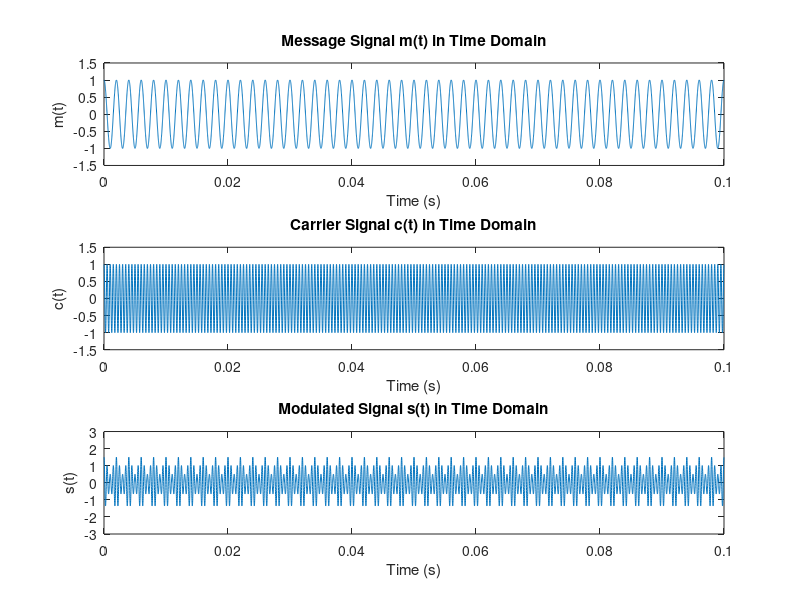
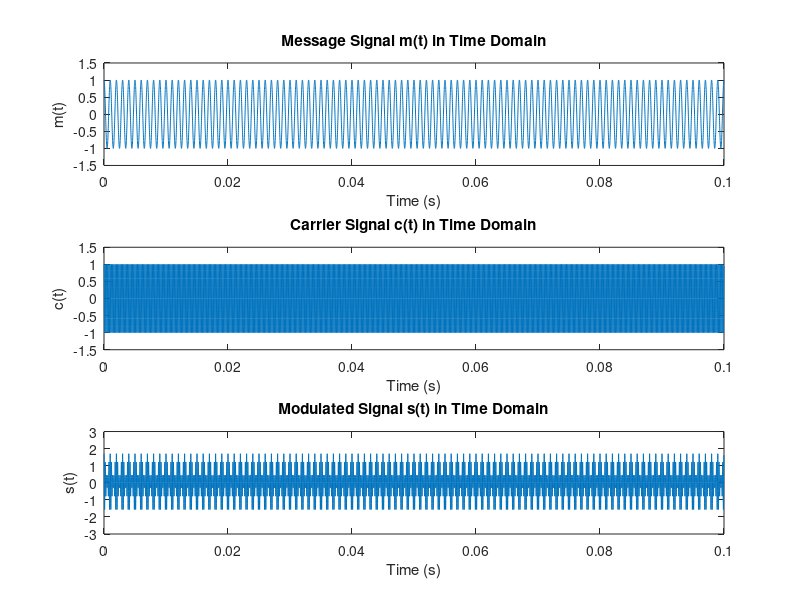
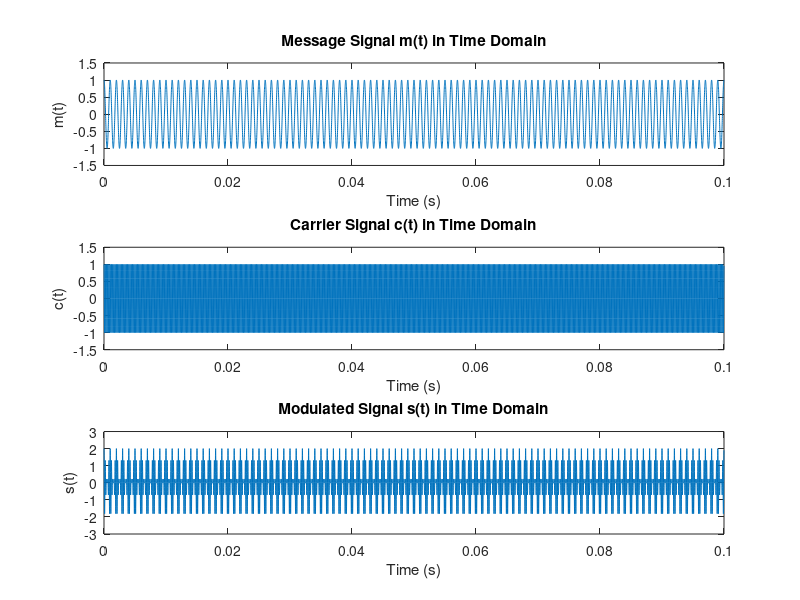
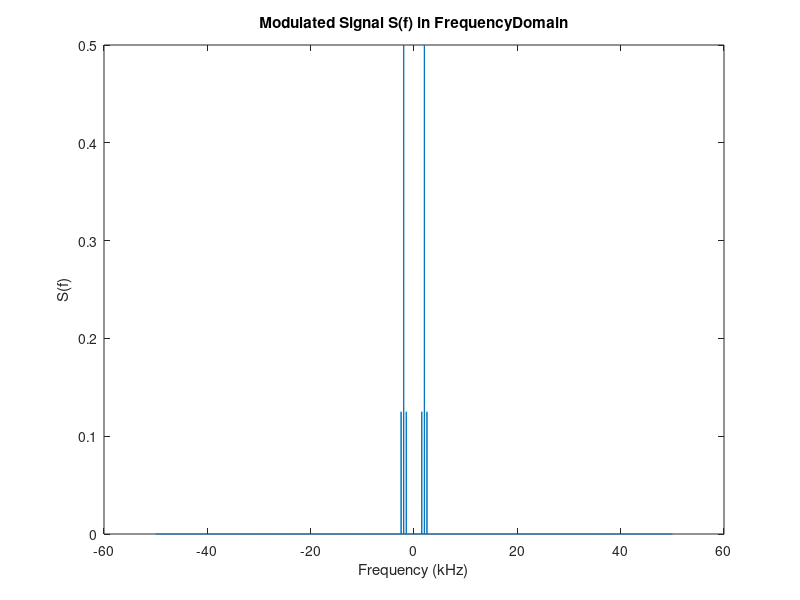

MATLAB code to generate these figures, in order:
% -------------------------------------------------------------------------
% E/18/075 ===== Dhanushka H K K
% EE357 - COMMUNICATION SYSTEMS
% AM Matlab Excercise
% AM GENERATION

%--------------------------------------------------------------------------
clear all
clc

%--------------------------------------------------------------------------
% Sampling Rate (fs in Hz) & Time Interval(dt in s)
fs = 100000;             % Sampling Frequency
dt = 1/fs;                   % Sampling Interval
t = 0:dt:(0.1-dt);         % span of time in seconds
N = length(t);              % Length of the signal                 
f = fs/2*linspace(-1,1,0.1*fs);         % span of frequencies in hertz

%------------------------------------------------------------------------
% Parameter Details For 3 cases.
Ac = 1;
ka = [0.5 0.7 1];               % Modulation index
fm = [500 1000 1000];   %in Hz
fc = [2000 5000 5000];   %in Hz

%------------------------------------------------------------------------
%Loop code...
for i =1:3
    ct = Ac*cos(2*pi*fc(i)*t);      % Carrier Signal = c(t)
    mt = cos(2*pi*fm(i)*t);         % Message Signal = m(t)
    st = Ac*(1+ka(i)*cos(2*pi*fm(i)*t)).*cos(2*pi*fc(i)*t);   % Modulated Signal =s(t)
    Sf = abs(fftshift(fft(st)));        % Frequency Spectrum of s(t)
  
    %--------------------------------------------------------------------------
     % Waveform Plots
    figure(i)       % In Time Domain
    
    subplot(3,1,1);
    plot(t,mt);
    title('Message Signal m(t) in Time Domain');
    xlabel('Time (s)');
    ylabel('m(t)');
    ylim([-1.5 1.5]);

    subplot(3,1,2);
    plot(t,ct);
    title('Carrier Signal c(t) in Time Domain');
    xlabel('Time (s)');
    ylabel('c(t)');
    ylim([-1.5 1.5]);

    subplot(3,1,3);
    plot(t,st);
    title('Modulated Signal s(t) in Time Domain');
    xlabel('Time (s)');
    ylabel('s(t)');
    ylim([-3 3]);

    figure(i+3)          % In Frequency Domain
    plot(f/1000,Sf/N);
    title('Modulated Signal S(f) in FrequencyDomain');
    xlabel('Frequency (kHz)');
    ylabel('S(f)');
end
%------------------------------------------------------------------------END
